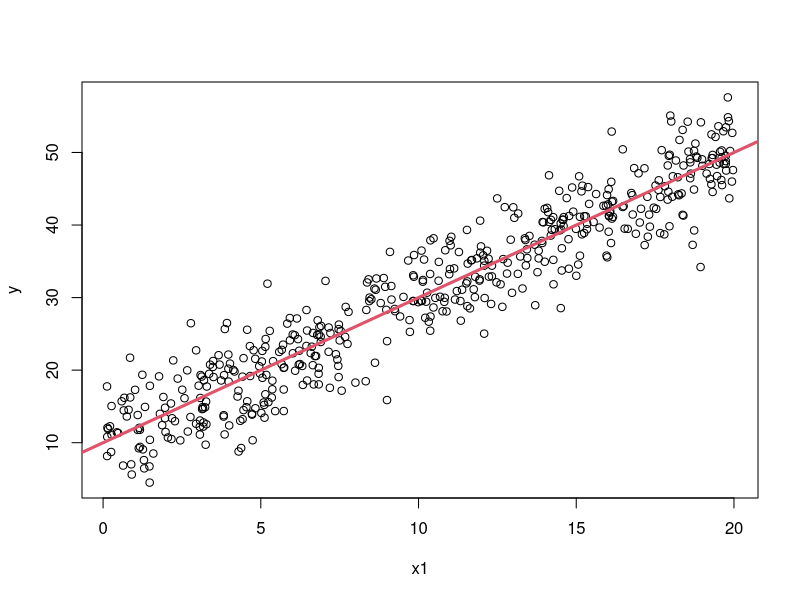
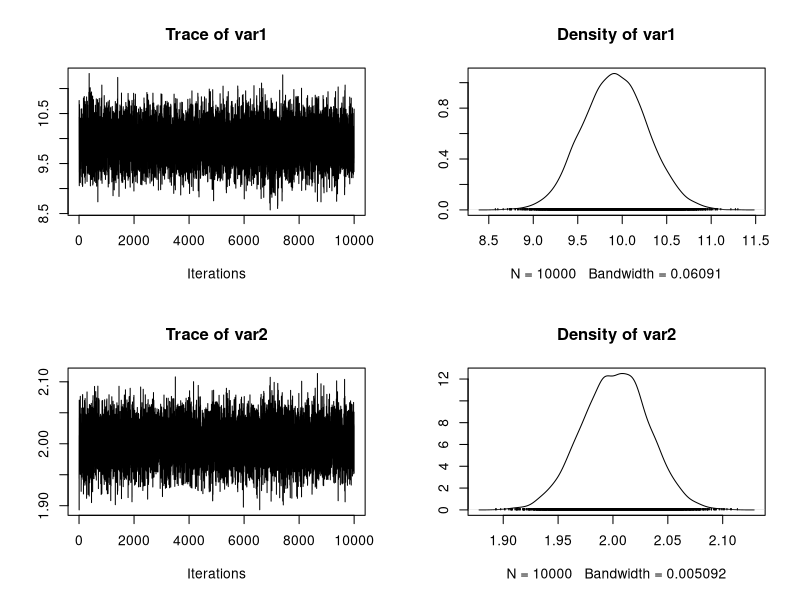
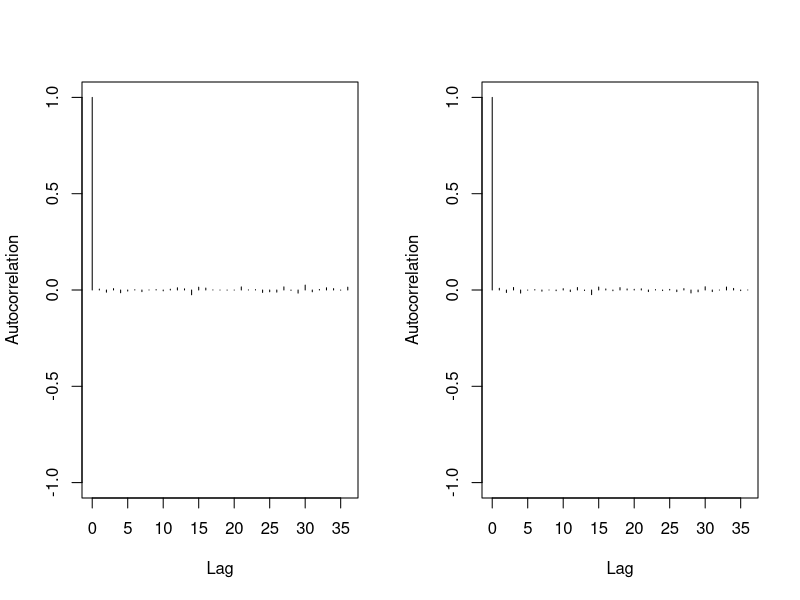
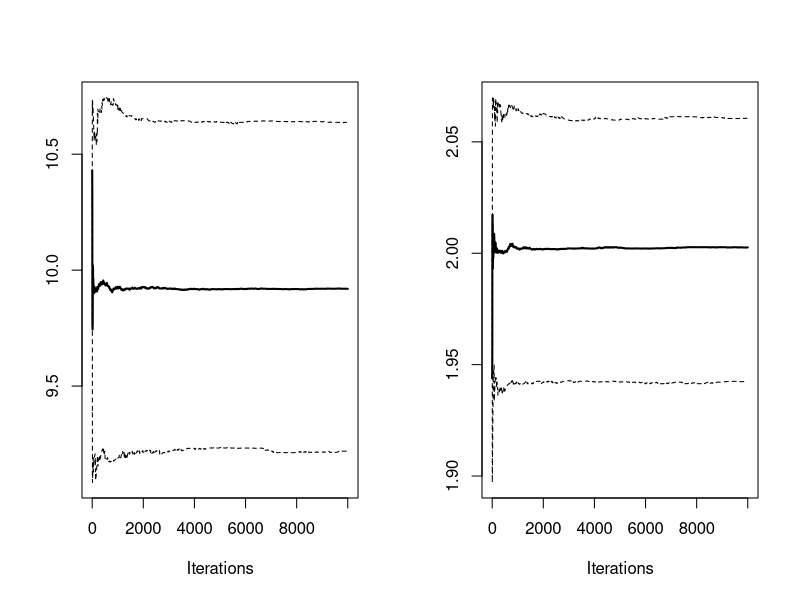
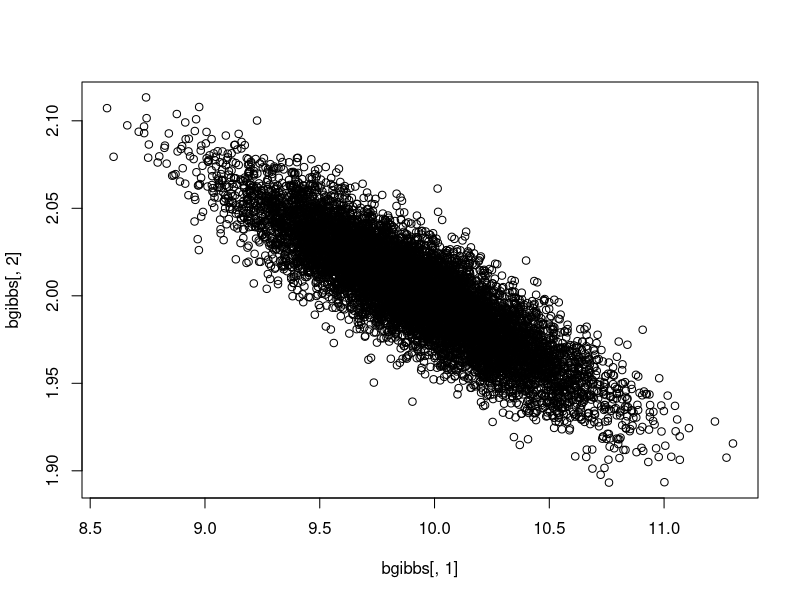
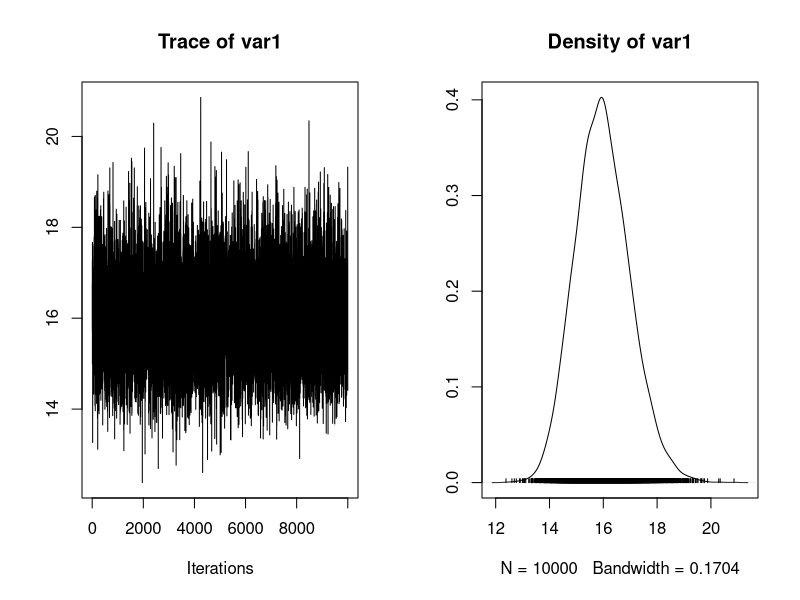
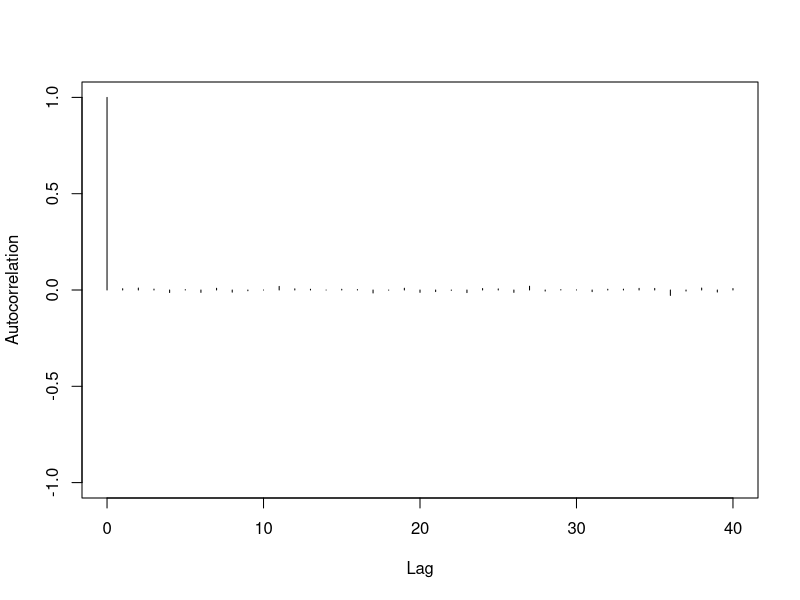
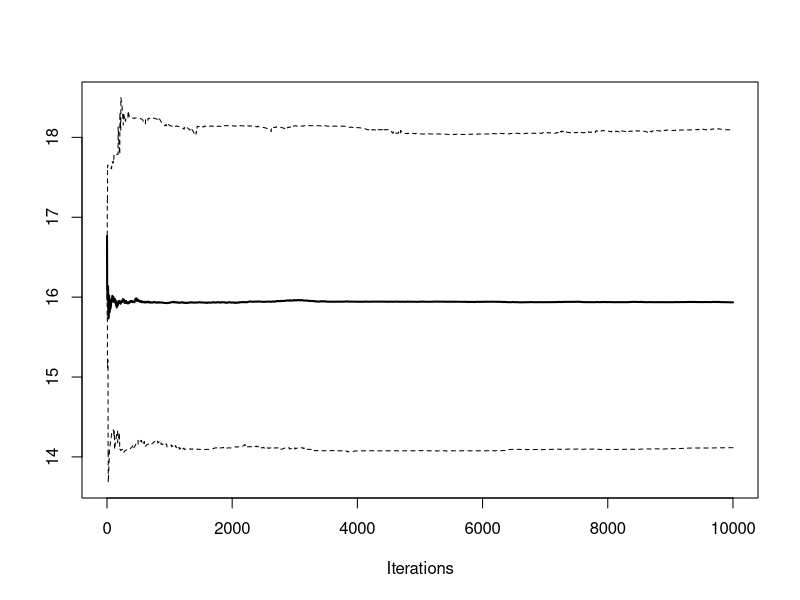

Here is the R script that generated these plots, in order:
## ---- chunk 1
### Part 1: simulate data from a known model
n <- 500  			## define the sample size
b0 <- 10				## define the intercept
b1 <- 2					## define the slope
beta <- matrix(c(b0,b1),2,1)		## put “true” regression parameters in a matrix
sigma2 <- 4^2				## define the variance (s.d. = 4)
## ---- chunk 2
x1 <- runif(n,0,20)
x <- cbind(rep(1,n),x1)
y <- matrix(rnorm(n,x%*%beta,sqrt(sigma2)),n,1)
## ---- chunk 3
plot(x1,y)
abline(b0,b1,col=2,lwd=3)
## ---- chunk 4
## specify priors
bprior <- as.vector(c(0,0))
vinvert <- solve(diag(1000,2))
s1 <- 0.1
s2 <- 0.1
## ---- chunk 5
##precompute frequently used quantities
XX <- t(x) %*% x
XY <- t(x) %*% y
VbB <- vinvert %*% bprior
## ---- chunk 6
##load libraries
library(coda)
library(mvtnorm)
## ---- chunk 7
##storage for MCMC
ngibbs <- 10000  				## number of updates
bgibbs <- matrix(0.0,nrow=ngibbs,ncol=2) 	## storage for beta
sgibbs <- numeric(ngibbs)			## storage for sigma2
## ---- chunk 8
## initial conditions
sg <- 50
sinv <- 1/sg
## ---- chunk 9
## Gibbs loop
for(g in 1:ngibbs){

  ## sample regression parameters
  bigV    <- solve(sinv*XX + vinvert)  ## Covariance matrix
  littlev <- sinv*XY + VbB
  b = t(rmvnorm(1,bigV %*% littlev,bigV))   ## Vv is the mean vector

  ## sample variance
  u1 <- s1 + n/2
  u2 <- s2 + 0.5*crossprod(y-x%*%b)
  sinv <- rgamma(1,u1,u2)
  sg <- 1/sinv

  ## storage
  bgibbs[g,] <- b  ## store the current value of beta vector
  sgibbs[g]  <- sg	## store the current value of the variance

  #if(g %%100 == 0) print(g)	##show how many steps have been performed
}
## ---- chunk 10
 ## sample regression parameters
  bigV    <- solve(sinv*XX + vinvert)  ## Covariance matrix
  littlev <- sinv*XY + VbB
  b = t(rmvnorm(1,bigV %*% littlev,bigV))   ## Vv is the mean vector
## ---- chunk 11
  ## sample variance
  u1 <- s1 + n/2
  u2 <- s2 + 0.5*crossprod(y-x%*%b)
  sinv <- rgamma(1,u1,u2)
  sg <- 1/sinv
## ---- chunk 12
## diagnostics of the MCMC
bmcmc <- mcmc(bgibbs)  ## convert to MCMC object
plot(bmcmc)			## mcmc history and density plot
autocorr.plot(bmcmc)		## autocorrelation
cumuplot(bmcmc)		## quantile plot
1-rejectionRate(bmcmc)	## acceptance rate
n500bmcmc <- summary(bmcmc)
n500bmcmc ## summary table
plot(bgibbs[,1],bgibbs[,2])	## pairs plot to evaluate parameter correlation
## ---- chunk 13
beg = 1000
thin = 1
bmcmc <- mcmc(bgibbs[seq(from=beg,to=ngibbs,by=thin)])
## ---- chunk 14
## diagnostics of the MCMC
smcmc <- mcmc(sgibbs)  ## convert to MCMC object
plot(smcmc)  		## mcmc history and density plot
autocorr.plot(smcmc)		## autocorrelation
cumuplot(smcmc)		## quantile plot
1-rejectionRate(smcmc)	## acceptance rate
n500smcmc <- summary(smcmc)
n500smcmc ## summary table

summary(lm(y~x1))
vcov(lm(y~x1))
cov(bgibbs[,1],bgibbs[,2])
## ---- chunk 15
xpred <- 0:20
plot(x1,y)
for(i in 1:10){
  lines(xpred, bgibbs[i,1] + bgibbs[i,2]*xpred)
}
## ---- chunk 16
## credible and prediction intervals
xpred <- 0:20  					## sequence of x values we're going to
npred <- length(xpred)				##      make predictions for
ypred <- matrix(NA,nrow=ngibbs,ncol=npred)	## storage for predictive interval
ycred <- matrix(NA,nrow=ngibbs,ncol=npred)	## storage for credible interval
## ---- chunk 17
for(g in seq(from=beg,to=ngibbs,by=thin)){
    Ey <- bgibbs[g,1] + bgibbs[g,2] * xpred
    ycred[g,] <- Ey
    ypred[g,] <- rnorm(npred,Ey,sqrt(sgibbs[g]))
}
## ---- chunk 18
ci <- apply(ycred,2,quantile,c(0.025,0.5,0.975),na.rm=TRUE)  ## credible interval and median
pi <- apply(ypred,2,quantile,c(0.025,0.975),na.rm=TRUE)		## prediction interval

plot(x1,y,cex=0.5,xlim=c(0,20),ylim=c(0,50))
lines(xpred,ci[1,],col=3,lty=2)	## lower CI
lines(xpred,ci[2,],col=3,lwd=2)	## median
lines(xpred,ci[3,],col=3,lty=2)	## upper CI
lines(xpred,pi[1,],col=4,lty=2)	## lower PI
lines(xpred,pi[2,],col=4,lty=2)	## upper PI
abline(b0,b1)		## true model
## ---- chunk 19
### Part 1: simulate data from a known model
n <- 50      	## define the sample size
b0 <- 10				## define the intercept
b1 <- 2					## define the slope
beta <- matrix(c(b0,b1),2,1)		## put “true” regression parameters in a matrix
sigma2 <- 4^2				## define the variance (s.d. = 4)

x1 <- runif(n,0,20)
x <- cbind(rep(1,n),x1)
y <- matrix(rnorm(n,x%*%beta,sqrt(sigma2)),n,1)

## specify priors
bprior <- as.vector(c(0,0))
vinvert <- solve(diag(1000,2))
s1 <- 0.1
s2 <- 0.1

##precompute frequently used quantities
XX <- t(x) %*% x
XY <- t(x) %*% y
VbB <- vinvert %*% bprior

##storage for MCMC
ngibbs <- 10000  				## number of updates
bgibbs <- matrix(0.0,nrow=ngibbs,ncol=2) 	## storage for beta
sgibbs <- numeric(ngibbs)			## storage for sigma2

## initial conditions
sg <- 50
sinv <- 1/sg

## Gibbs loop
for(g in 1:ngibbs){

  ## sample regression parameters
  bigV    <- solve(sinv*XX + vinvert)  ## Covariance matrix
  littlev <- sinv*XY + VbB
  b = t(rmvnorm(1,bigV %*% littlev,bigV))   ## Vv is the mean vector

  ## sample variance
  u1 <- s1 + n/2
  u2 <- s2 + 0.5*crossprod(y-x%*%b)
  sinv <- rgamma(1,u1,u2)
  sg <- 1/sinv

  ## storage
  bgibbs[g,] <- b  ## store the current value of beta vector
  sgibbs[g]  <- sg	## store the current value of the variance

  if(g %%100 == 0) print(g)	##show how many steps have been performed
}

 ## sample regression parameters
  bigV    <- solve(sinv*XX + vinvert)  ## Covariance matrix
  littlev <- sinv*XY + VbB
  b = t(rmvnorm(1,bigV %*% littlev,bigV))   ## Vv is the mean vector

  ## sample variance
  u1 <- s1 + n/2
  u2 <- s2 + 0.5*crossprod(y-x%*%b)
  sinv <- rgamma(1,u1,u2)
  sg <- 1/sinv

## diagnostics of the MCMC
bmcmc <- mcmc(bgibbs)  ## convert to MCMC object
plot(bmcmc)			## mcmc history and density plot
autocorr.plot(bmcmc)		## autocorrelation
cumuplot(bmcmc)		## quantile plot
1-rejectionRate(bmcmc)	## acceptance rate
n50bmcmc <- summary(bmcmc)
n50bmcmc## summary table
plot(bgibbs[,1],bgibbs[,2])	## pairs plot to evaluate parameter correlation

beg = 1000
thin = 1
bmcmc <- mcmc(bgibbs[seq(from=beg,to=ngibbs,by=thin)])

## diagnostics of the MCMC
smcmc <- mcmc(sgibbs)  ## convert to MCMC object
plot(smcmc)  		## mcmc history and density plot
autocorr.plot(smcmc)		## autocorrelation
cumuplot(smcmc)		## quantile plot
1-rejectionRate(smcmc)	## acceptance rate
n50smcmc <- summary(smcmc)
n50smcmc ## summary table

summary(lm(y~x1))
vcov(lm(y~x1))
vcov(lm(bgibbs[,1]~bgibbs[,2]))

## credible and prediction intervals
xpred <- 0:20  					## sequence of x values we're going to
npred <- length(xpred)				##      make predictions for
ypred <- matrix(NA,nrow=ngibbs,ncol=npred)	## storage for predictive interval
ycred <- matrix(NA,nrow=ngibbs,ncol=npred)	## storage for credible interval

for(g in seq(from=beg,to=ngibbs,by=thin)){
    Ey <- bgibbs[g,1] + bgibbs[g,2] * xpred
    ycred[g,] <- Ey
    ypred[g,] <- rnorm(npred,Ey,sqrt(sgibbs[g]))
}

ci <- apply(ycred,2,quantile,c(0.025,0.5,0.975),na.rm=TRUE)  ## credible interval and median
pi <- apply(ypred,2,quantile,c(0.025,0.975),na.rm=TRUE)		## prediction interval

plot(x1,y,cex=0.5,xlim=c(0,20),ylim=c(0,50))
lines(xpred,ci[1,],col=3,lty=2)	## lower CI
lines(xpred,ci[2,],col=3,lwd=2)	## median
lines(xpred,ci[3,],col=3,lty=2)	## upper CI
lines(xpred,pi[1,],col=4,lty=2)	## lower PI
lines(xpred,pi[2,],col=4,lty=2)	## upper PI
abline(b0,b1)				## true model

## ---- chunk 20
### Part 1: simulate data from a known model
n <- 5       ## define the sample size
b0 <- 10				## define the intercept
b1 <- 2					## define the slope
beta <- matrix(c(b0,b1),2,1)		## put “true” regression parameters in a matrix
sigma2 <- 4^2				## define the variance (s.d. = 4)

x1 <- runif(n,0,20)
x <- cbind(rep(1,n),x1)
y <- matrix(rnorm(n,x%*%beta,sqrt(sigma2)),n,1)

## specify priors
bprior <- as.vector(c(0,0))
vinvert <- solve(diag(1000,2))
s1 <- 0.1
s2 <- 0.1

##precompute frequently used quantities
XX <- t(x) %*% x
XY <- t(x) %*% y
VbB <- vinvert %*% bprior

##storage for MCMC
ngibbs <- 10000  				## number of updates
bgibbs <- matrix(0.0,nrow=ngibbs,ncol=2) 	## storage for beta
sgibbs <- numeric(ngibbs)			## storage for sigma2

## initial conditions
sg <- 50
sinv <- 1/sg

## Gibbs loop
for(g in 1:ngibbs){

  ## sample regression parameters
  bigV    <- solve(sinv*XX + vinvert)  ## Covariance matrix
  littlev <- sinv*XY + VbB
  b = t(rmvnorm(1,bigV %*% littlev,bigV))   ## Vv is the mean vector

  ## sample variance
  u1 <- s1 + n/2
  u2 <- s2 + 0.5*crossprod(y-x%*%b)
  sinv <- rgamma(1,u1,u2)
  sg <- 1/sinv

  ## storage
  bgibbs[g,] <- b  ## store the current value of beta vector
  sgibbs[g]  <- sg	## store the current value of the variance

  if(g %%100 == 0) print(g)	##show how many steps have been performed
}

 ## sample regression parameters
  bigV    <- solve(sinv*XX + vinvert)  ## Covariance matrix
  littlev <- sinv*XY + VbB
  b = t(rmvnorm(1,bigV %*% littlev,bigV))   ## Vv is the mean vector

  ## sample variance
  u1 <- s1 + n/2
  u2 <- s2 + 0.5*crossprod(y-x%*%b)
  sinv <- rgamma(1,u1,u2)
  sg <- 1/sinv

## diagnostics of the MCMC
bmcmc <- mcmc(bgibbs)  ## convert to MCMC object
plot(bmcmc)			## mcmc history and density plot
autocorr.plot(bmcmc)		## autocorrelation
cumuplot(bmcmc)		## quantile plot
1-rejectionRate(bmcmc)	## acceptance rate
n5bmcmc <- summary(bmcmc)	
n5bmcmc ## summary table
plot(bgibbs[,1],bgibbs[,2])	## pairs plot to evaluate parameter correlation

beg = 1000
thin = 1
bmcmc <- mcmc(bgibbs[seq(from=beg,to=ngibbs,by=thin)])

## diagnostics of the MCMC
smcmc <- mcmc(sgibbs)  ## convert to MCMC object
plot(smcmc)  		## mcmc history and density plot
autocorr.plot(smcmc)		## autocorrelation
cumuplot(smcmc)		## quantile plot
1-rejectionRate(smcmc)	## acceptance rate
n5smcmc <- summary(smcmc)		
n5smcmc ## summary table

summary(lm(y~x1))
vcov(lm(y~x1))
vcov(lm(bgibbs[,1]~bgibbs[,2]))

## credible and prediction intervals
xpred <- 0:20  					## sequence of x values we're going to
npred <- length(xpred)				##      make predictions for
ypred <- matrix(NA,nrow=ngibbs,ncol=npred)	## storage for predictive interval
ycred <- matrix(NA,nrow=ngibbs,ncol=npred)	## storage for credible interval

for(g in seq(from=beg,to=ngibbs,by=thin)){
    Ey <- bgibbs[g,1] + bgibbs[g,2] * xpred
    ycred[g,] <- Ey
    ypred[g,] <- rnorm(npred,Ey,sqrt(sgibbs[g]))
}

ci <- apply(ycred,2,quantile,c(0.025,0.5,0.975),na.rm=TRUE)  ## credible interval and median
pi <- apply(ypred,2,quantile,c(0.025,0.975),na.rm=TRUE)		## prediction interval

plot(x1,y,cex=0.5,xlim=c(0,20),ylim=c(0,50))
lines(xpred,ci[1,],col=3,lty=2)	## lower CI
lines(xpred,ci[2,],col=3,lwd=2)	## median
lines(xpred,ci[3,],col=3,lty=2)	## upper CI
lines(xpred,pi[1,],col=4,lty=2)	## lower PI
lines(xpred,pi[2,],col=4,lty=2)	## upper PI
abline(b0,b1)				## true model

## ---- chunk 21
x <- log(c(500,50,5))
y <- c(n500bmcmc$statistics[1], n50bmcmc$statistics[1], n5bmcmc$statistics[1])
yminus <- c(n500bmcmc$quantiles[1],n50bmcmc$quantiles[1],n5bmcmc$quantiles[1])
yplus <- c(n500bmcmc$quantiles[5],n50bmcmc$quantiles[5],n5bmcmc$quantiles[5])
library(Hmisc)
errbar(x,y,yplus,yminus, xlab = "log sample size", ylab = "mean estimate")

## ---- chunk 22
mean <- 2
var <- (0.5/1.96)^2
### Part 1: simulate data from a known model
n <- 5       ## define the sample size
b0 <- 10  			## define the intercept
b1 <- 2					## define the slope
beta <- matrix(c(b0,b1),2,1)		## put “true” regression parameters in a matrix
sigma2 <- 4^2				## define the variance (s.d. = 4)

x1 <- runif(n,0,20)
x <- cbind(rep(1,n),x1)
y <- matrix(rnorm(n,x%*%beta,sqrt(sigma2)),n,1)

## specify priors
bprior <- as.vector(c(0,mean))
vinvert <- solve(diag(var,2))
s1 <- 0.1
s2 <- 0.1

##precompute frequently used quantities
XX <- t(x) %*% x
XY <- t(x) %*% y
VbB <- vinvert %*% bprior

##storage for MCMC
ngibbs <- 10000  				## number of updates
bgibbs <- matrix(0.0,nrow=ngibbs,ncol=2) 	## storage for beta
sgibbs <- numeric(ngibbs)			## storage for sigma2

## initial conditions
sg <- 50
sinv <- 1/sg

## Gibbs loop
for(g in 1:ngibbs){

  ## sample regression parameters
  bigV    <- solve(sinv*XX + vinvert)  ## Covariance matrix
  littlev <- sinv*XY + VbB
  b = t(rmvnorm(1,bigV %*% littlev,bigV))   ## Vv is the mean vector

  ## sample variance
  u1 <- s1 + n/2
  u2 <- s2 + 0.5*crossprod(y-x%*%b)
  sinv <- rgamma(1,u1,u2)
  sg <- 1/sinv

  ## storage
  bgibbs[g,] <- b  ## store the current value of beta vector
  sgibbs[g]  <- sg	## store the current value of the variance

  if(g %%100 == 0) print(g)	##show how many steps have been performed
}

 ## sample regression parameters
  bigV    <- solve(sinv*XX + vinvert)  ## Covariance matrix
  littlev <- sinv*XY + VbB
  b = t(rmvnorm(1,bigV %*% littlev,bigV))   ## Vv is the mean vector

  ## sample variance
  u1 <- s1 + n/2
  u2 <- s2 + 0.5*crossprod(y-x%*%b)
  sinv <- rgamma(1,u1,u2)
  sg <- 1/sinv

## diagnostics of the MCMC
bmcmc <- mcmc(bgibbs)  ## convert to MCMC object
plot(bmcmc)			## mcmc history and density plot
autocorr.plot(bmcmc)		## autocorrelation
cumuplot(bmcmc)		## quantile plot
1-rejectionRate(bmcmc)	## acceptance rate
n5bmcmc <- summary(bmcmc)	
n5bmcmc ## summary table
plot(bgibbs[,1],bgibbs[,2])	## pairs plot to evaluate parameter correlation

beg = 1000
thin = 1
bmcmc <- mcmc(bgibbs[seq(from=beg,to=ngibbs,by=thin)])

## diagnostics of the MCMC
smcmc <- mcmc(sgibbs)  ## convert to MCMC object
plot(smcmc)  		## mcmc history and density plot
autocorr.plot(smcmc)		## autocorrelation
cumuplot(smcmc)		## quantile plot
1-rejectionRate(smcmc)	## acceptance rate
n5smcmc <- summary(smcmc)		
n5smcmc ## summary table

summary(lm(y~x1))
vcov(lm(y~x1))
vcov(lm(bgibbs[,1]~bgibbs[,2]))

## credible and prediction intervals
xpred <- 0:20  					## sequence of x values we're going to
npred <- length(xpred)				##      make predictions for
ypred <- matrix(NA,nrow=ngibbs,ncol=npred)	## storage for predictive interval
ycred <- matrix(NA,nrow=ngibbs,ncol=npred)	## storage for credible interval

for(g in seq(from=beg,to=ngibbs,by=thin)){
    Ey <- bgibbs[g,1] + bgibbs[g,2] * xpred
    ycred[g,] <- Ey
    ypred[g,] <- rnorm(npred,Ey,sqrt(sgibbs[g]))
}

ci <- apply(ycred,2,quantile,c(0.025,0.5,0.975),na.rm=TRUE)  ## credible interval and median
pi <- apply(ypred,2,quantile,c(0.025,0.975),na.rm=TRUE)		## prediction interval

plot(x1,y,cex=0.5,xlim=c(0,20),ylim=c(0,50))
lines(xpred,ci[1,],col=3,lty=2)	## lower CI
lines(xpred,ci[2,],col=3,lwd=2)	## median
lines(xpred,ci[3,],col=3,lty=2)	## upper CI
lines(xpred,pi[1,],col=4,lty=2)	## lower PI
lines(xpred,pi[2,],col=4,lty=2)	## upper PI
abline(b0,b1)				## true model
